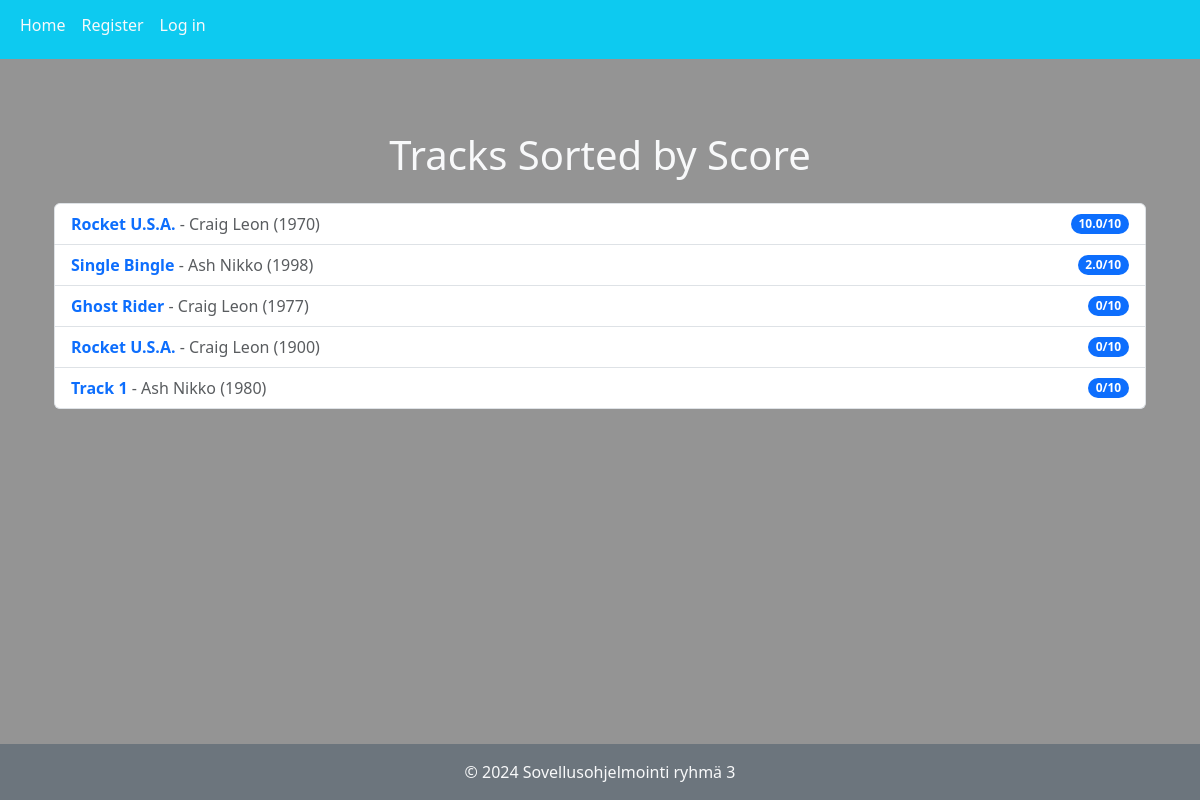
Screenshot of /top_tracks/ with the database file from the repository.
### music_app/models.py (models this page shows, shortened)
class Track(models.Model):
    name = models.CharField(max_length=300)
    length = models.IntegerField(default=0) # Length in seconds
    artist = models.ForeignKey(Artist, on_delete=models.CASCADE, null=True)
    album = models.ForeignKey(Album, on_delete=models.SET_NULL, null=True)
    release_year = models.IntegerField(default=1900,
                                       validators=[
                                           MaxValueValidator(datetime.datetime.now().year),
                                           MinValueValidator(1900)
                                       ])
    def get_avg_score(self):
        reviews = Review.objects.filter(
            content_type= ContentType.objects.get_for_model(self),
            object_id=self.id)
        if len(reviews) == 0:
            return 0
        else:
            combined_sum = 0
            for review in reviews:
                combined_sum += review.rating
            return combined_sum / len(reviews)

class Artist(models.Model):
    name = models.CharField(max_length=100)

class Review(models.Model):
    content_type = models.ForeignKey(ContentType, on_delete=models.CASCADE) # Song or album?
    object_id = models.PositiveIntegerField() # ID of song or album
    target_object = GenericForeignKey('content_type', 'object_id')
    content = models.TextField()
    rating = models.IntegerField(default=0,
                                validators=[
                                    MaxValueValidator(10),
                                    MinValueValidator(0),
                                ])
    date_created = models.DateField(auto_now_add=True)
    is_public = models.BooleanField(default=False) # Public means other users can see this review
    creator = models.ForeignKey(User, on_delete=models.CASCADE)

### music_app/views.py (the view)
# urls.py: path('top_tracks/', views.top_tracks_list, name='top_tracks_list'),
def top_tracks_list(request):
    tracks = sort_by_score(Track.objects.all())
    return render(request, 'music_app/top_rated_tracks.html', {'tracks': tracks})

### music_app/views.py (called while the page is built)
def sort_by_score(things:QuerySet):
    result = list(things)
    for thing in result:
        for other_thing in result:
            if other_thing != thing:
                if thing.get_avg_score() > other_thing.get_avg_score():
                    original_idx = result.index(thing)
                    other_idx = result.index(other_thing)
                    result.insert(other_idx, result.pop(original_idx))
                    break
                elif thing.get_avg_score() == other_thing.get_avg_score():
                    if thing.name < other_thing.name:
                        original_idx = result.index(thing)
                        other_idx = result.index(other_thing)
                        result.insert(other_idx, result.pop(original_idx))
                        break
    return result

### music_app/templates/music_app/top_rated_tracks.html
{% extends "music_app/base.html" %}
{% block content %}
<div class="container my-5">
    <h1 class="text-center mb-4 text-light">Tracks Sorted by Score</h1>
    <ul class="list-group">
        {% for track in tracks %}
        <li class="list-group-item d-flex justify-content-between align-items-center">
            <div>
                <a href="{% url 'music_app:track_details' track_id=track.id %}" class="text-decoration-none">
                    <strong>{{ track.name }}</strong>
                </a>
                <span class="text-muted">- {{ track.artist.name }} ({{ track.release_year }})</span>
            </div>
            <span class="badge bg-primary rounded-pill">{{ track.get_avg_score }}/10</span>
        </li>
        {% endfor %}
    </ul>
</div>
{% endblock %}

### music_app/templates/music_app/base.html (style rules this page uses)
body { display: flex; flex-direction: column; min-height: 100vh; margin: 0; background-color: #949494 ; }

### rows the page displays
Track: name "Rocket U.S.A.", artist.name "Craig Leon", release_year "1970", get_avg_score "10.0"
Track: name "Single Bingle", artist.name "Ash Nikko", release_year "1998", get_avg_score "2.0"
Track: name "Ghost Rider", artist.name "Craig Leon", release_year "1977", get_avg_score "0"
Track: name "Rocket U.S.A.", artist.name "Craig Leon", release_year "1900", get_avg_score "0"
Track: name "Track 1", artist.name "Ash Nikko", release_year "1980", get_avg_score "0"
